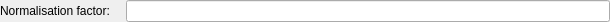
<?xml version="1.0" encoding="UTF-8"?>
<ui version="4.0">
 <class>tf_assymetry_fitting_widget</class>
 <widget class="QWidget" name="tf_assymetry_fitting_widget">
  <property name="geometry">
   <rect>
    <x>0</x>
    <y>0</y>
    <width>610</width>
    <height>20</height>
   </rect>
  </property>
  <property name="windowTitle">
   <string>Form</string>
  </property>
  <layout class="QVBoxLayout" name="verticalLayout">
   <property name="leftMargin">
    <number>0</number>
   </property>
   <property name="topMargin">
    <number>0</number>
   </property>
   <property name="rightMargin">
    <number>0</number>
   </property>
   <property name="bottomMargin">
    <number>0</number>
   </property>
   <item>
    <widget class="QFrame" name="frame">
     <layout class="QGridLayout" name="gridLayout_2">
      <property name="leftMargin">
       <number>0</number>
      </property>
      <property name="topMargin">
       <number>0</number>
      </property>
      <property name="rightMargin">
       <number>0</number>
      </property>
      <property name="bottomMargin">
       <number>0</number>
      </property>
      <item row="0" column="0">
       <widget class="QLabel" name="normalisation_label">
        <property name="minimumSize">
         <size>
          <width>120</width>
          <height>0</height>
         </size>
        </property>
        <property name="maximumSize">
         <size>
          <width>120</width>
          <height>16777215</height>
         </size>
        </property>
        <property name="text">
         <string>Normalisation factor:</string>
        </property>
       </widget>
      </item>
      <item row="0" column="1">
       <widget class="QLineEdit" name="normalisation_line_edit"/>
      </item>
     </layout>
    </widget>
   </item>
  </layout>
 </widget>
 <resources/>
 <connections/>
</ui>
